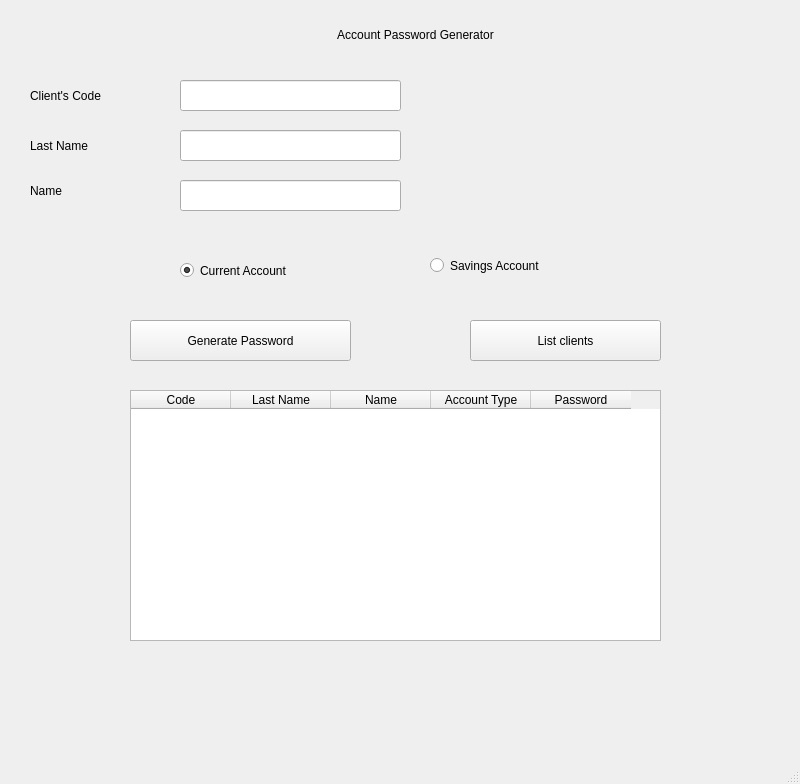
<?xml version="1.0" encoding="UTF-8"?>
<ui version="4.0">
 <class>MainWindow</class>
 <widget class="QMainWindow" name="MainWindow">
  <property name="geometry">
   <rect>
    <x>0</x>
    <y>0</y>
    <width>800</width>
    <height>784</height>
   </rect>
  </property>
  <property name="windowTitle">
   <string>MainWindow</string>
  </property>
  <property name="styleSheet">
   <string notr="true">font: 75 22pt &quot;MS Shell Dlg 2&quot;;</string>
  </property>
  <widget class="QWidget" name="centralwidget">
   <widget class="QLabel" name="label">
    <property name="geometry">
     <rect>
      <x>10</x>
      <y>10</y>
      <width>811</width>
      <height>51</height>
     </rect>
    </property>
    <property name="text">
     <string>&lt;html&gt;&lt;head/&gt;&lt;body&gt;&lt;p align=&quot;center&quot;&gt;Account Password Generator&lt;/p&gt;&lt;/body&gt;&lt;/html&gt;</string>
    </property>
   </widget>
   <widget class="QLabel" name="label_2">
    <property name="geometry">
     <rect>
      <x>30</x>
      <y>80</y>
      <width>131</width>
      <height>31</height>
     </rect>
    </property>
    <property name="styleSheet">
     <string notr="true">font: 75 16pt &quot;MS Shell Dlg 2&quot;;</string>
    </property>
    <property name="text">
     <string>Client's Code</string>
    </property>
   </widget>
   <widget class="QLabel" name="label_3">
    <property name="geometry">
     <rect>
      <x>30</x>
      <y>130</y>
      <width>131</width>
      <height>31</height>
     </rect>
    </property>
    <property name="styleSheet">
     <string notr="true">font: 75 16pt &quot;MS Shell Dlg 2&quot;;</string>
    </property>
    <property name="text">
     <string>Last Name</string>
    </property>
   </widget>
   <widget class="QLabel" name="label_4">
    <property name="geometry">
     <rect>
      <x>30</x>
      <y>170</y>
      <width>141</width>
      <height>41</height>
     </rect>
    </property>
    <property name="styleSheet">
     <string notr="true">font: 75 16pt &quot;MS Shell Dlg 2&quot;;</string>
    </property>
    <property name="text">
     <string>Name</string>
    </property>
   </widget>
   <widget class="QLineEdit" name="cc">
    <property name="geometry">
     <rect>
      <x>180</x>
      <y>80</y>
      <width>221</width>
      <height>31</height>
     </rect>
    </property>
   </widget>
   <widget class="QLineEdit" name="nom">
    <property name="geometry">
     <rect>
      <x>180</x>
      <y>130</y>
      <width>221</width>
      <height>31</height>
     </rect>
    </property>
   </widget>
   <widget class="QLineEdit" name="pr">
    <property name="geometry">
     <rect>
      <x>180</x>
      <y>180</y>
      <width>221</width>
      <height>31</height>
     </rect>
    </property>
   </widget>
   <widget class="QRadioButton" name="rad1">
    <property name="geometry">
     <rect>
      <x>180</x>
      <y>260</y>
      <width>201</width>
      <height>21</height>
     </rect>
    </property>
    <property name="styleSheet">
     <string notr="true">font: 75 16pt &quot;MS Shell Dlg 2&quot;;</string>
    </property>
    <property name="text">
     <string>Current Account</string>
    </property>
    <property name="checked">
     <bool>true</bool>
    </property>
   </widget>
   <widget class="QRadioButton" name="rad2">
    <property name="geometry">
     <rect>
      <x>430</x>
      <y>250</y>
      <width>241</width>
      <height>31</height>
     </rect>
    </property>
    <property name="styleSheet">
     <string notr="true">font: 75 16pt &quot;MS Shell Dlg 2&quot;;</string>
    </property>
    <property name="text">
     <string>Savings Account</string>
    </property>
   </widget>
   <widget class="QTableWidget" name="t">
    <property name="geometry">
     <rect>
      <x>130</x>
      <y>390</y>
      <width>531</width>
      <height>251</height>
     </rect>
    </property>
    <property name="styleSheet">
     <string notr="true">font: 75 9pt &quot;MS Shell Dlg 2&quot;;</string>
    </property>
    <column>
     <property name="text">
      <string>Code</string>
     </property>
    </column>
    <column>
     <property name="text">
      <string>Last Name</string>
     </property>
    </column>
    <column>
     <property name="text">
      <string>Name</string>
     </property>
    </column>
    <column>
     <property name="text">
      <string>Account Type</string>
     </property>
    </column>
    <column>
     <property name="text">
      <string>Password</string>
     </property>
    </column>
   </widget>
   <widget class="QPushButton" name="bt1">
    <property name="geometry">
     <rect>
      <x>130</x>
      <y>320</y>
      <width>221</width>
      <height>41</height>
     </rect>
    </property>
    <property name="styleSheet">
     <string notr="true">font: 75 16pt &quot;MS Shell Dlg 2&quot;;</string>
    </property>
    <property name="text">
     <string>Generate Password</string>
    </property>
   </widget>
   <widget class="QPushButton" name="bt2">
    <property name="geometry">
     <rect>
      <x>470</x>
      <y>320</y>
      <width>191</width>
      <height>41</height>
     </rect>
    </property>
    <property name="styleSheet">
     <string notr="true">font: 75 16pt &quot;MS Shell Dlg 2&quot;;</string>
    </property>
    <property name="text">
     <string>List clients</string>
    </property>
   </widget>
  </widget>
  <widget class="QMenuBar" name="menubar">
   <property name="geometry">
    <rect>
     <x>0</x>
     <y>0</y>
     <width>800</width>
     <height>41</height>
    </rect>
   </property>
  </widget>
  <widget class="QStatusBar" name="statusbar"/>
 </widget>
 <resources/>
 <connections/>
</ui>
